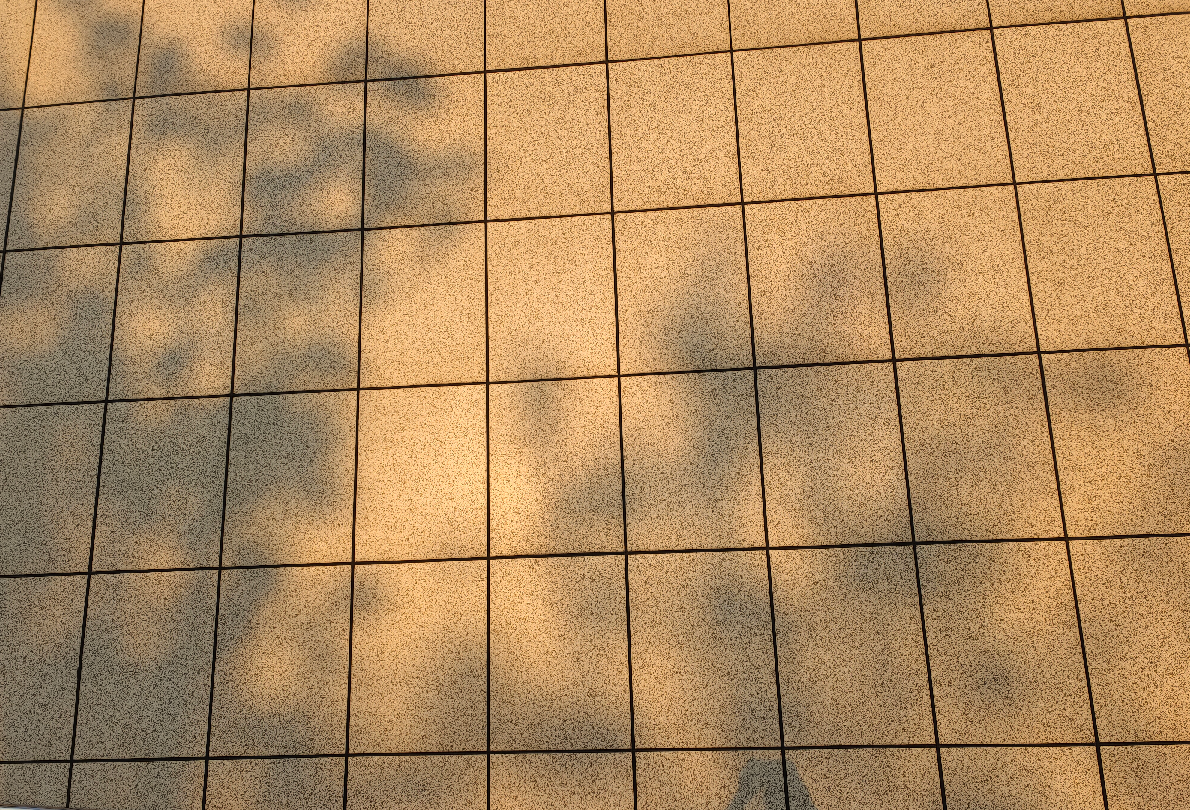
#> input picture hw2/3/30.png, 1190 x 810 px, found by its file name
$ python '去阴影.py'
#> lines starting #> are read from the running program, lines starting #| are printed output that depends on the picture; after the words box and inside, x2 and y2 are one past the last pixel; in counts of white or black regions, pixels touching at a corner belong together
#> in process_image_file, org_image is the input picture: shape (810, 1190, 3); mean B, G, R 95.4, 138.4, 174.5
import cv2 as cv
import numpy as np
from skimage import measure
from matplotlib import pyplot as plt

from typing import Tuple, List


# Applies median filtering over given point
def median_filter(img: np.ndarray, point: np.ndarray,
                  filter_size: int) -> List:
    indices = [[x, y] for x in range(point[1] - filter_size // 2, point[1] +
                                     filter_size // 2 + 1)
               for y in range(point[0] - filter_size // 2, point[0] +
                              filter_size // 2 + 1)]

    indices = list(
        filter(
            lambda x: not (x[0] < 0 or x[1] < 0 or x[0] >= img.shape[0] or x[1]
                           >= img.shape[1]), indices))

    pixel_values = [0, 0, 0]

    # Find the median of pixel values
    for channel in range(3):
        pixel_values[channel] = list(img[index[0], index[1], channel]
                                     for index in indices)
    pixel_values = list(np.median(pixel_values, axis=1))

    return pixel_values


# Applies median filtering on given contour pixels, the filter size is adjustable
def edge_median_filter(img: np.ndarray,
                       contours_list: tuple,
                       filter_size: int = 7) -> np.ndarray:
    temp_img = np.copy(img)

    for partition in contours_list:
        for point in partition:
            temp_img[point[0][1]][point[0][0]] = median_filter(
                img, point[0], filter_size)

    return cv.cvtColor(temp_img, cv.COLOR_HSV2BGR)


def display_region(org_image: np.ndarray, shadow_clear_image: np.ndarray,
                   label: int, label_region: np.ndarray,
                   contours: tuple) -> None:
    # For debugging, cut the current shadow region from the image
    reverse_mask = cv.cvtColor(cv.bitwise_not(label_region), cv.COLOR_GRAY2BGR)
    img_w_hole = org_image & reverse_mask

    temp_filter = cv.cvtColor(label_region, cv.COLOR_GRAY2BGR)
    cv.drawContours(temp_filter, contours, -1, (255, 0, 0), 3)

    fig, axes = plt.subplots(2, 2)

    ax = axes.ravel()

    plt.title(f"Shadow Region {label}")

    ax[0].imshow(cv.cvtColor(org_image, cv.COLOR_BGR2RGB))
    ax[0].set_title("Original Image")

    ax[1].imshow(cv.cvtColor(temp_filter, cv.COLOR_BGR2RGB))
    ax[1].set_title("Shadow Region")

    ax[2].imshow(cv.cvtColor(img_w_hole, cv.COLOR_BGR2RGB))
    ax[2].set_title("Shadow Region Cut")

    ax[3].imshow(cv.cvtColor(shadow_clear_image, cv.COLOR_BGR2RGB))
    ax[3].set_title("Corrected Image")

    plt.tight_layout()
    plt.show()


# [26 lines left out: function correct_region_lab, not called in this run]


def correct_region_bgr(org_img: np.ndarray, shadow_clear_img: np.ndarray,
                       shadow_indices: np.ndarray,
                       non_shadow_indices: np.ndarray) -> np.ndarray:
    # Calculate average BGR values in current shadow region and non-shadow areas
    shadow_average_bgr = np.mean(org_img[shadow_indices[0],
                                         shadow_indices[1], :],
                                 axis=0)

    # Get the average BGR from border areas
    border_average_bgr = np.mean(org_img[non_shadow_indices[0],
                                         non_shadow_indices[1], :],
                                 axis=0)
    bgr_ratio = border_average_bgr / shadow_average_bgr

    # Adjust BGR
    shadow_clear_img[shadow_indices[0], shadow_indices[1]] = np.uint8(
        shadow_clear_img[shadow_indices[0], shadow_indices[1]] * bgr_ratio)

    return shadow_clear_img


def process_regions(org_image: np.ndarray, mask: np.ndarray,
                    lab_adjustment: bool, shadow_dilation_kernel_size: int,
                    shadow_dilation_iteration: int, shadow_size_threshold: int,
                    verbose: bool) -> np.ndarray:
    lab_img = cv.cvtColor(org_image, cv.COLOR_BGR2LAB)
    shadow_clear_img = np.copy(
        org_image)  # Used for constructing corrected image

    # We need connected components
    # Initialize the labels of the blobs in our binary image
    labels = measure.label(mask)

    non_shadow_kernel_size = (shadow_dilation_kernel_size,
                              shadow_dilation_kernel_size)
    non_shadow_kernel = cv.getStructuringElement(cv.MORPH_ELLIPSE,
                                                 non_shadow_kernel_size)

    CHANNEL_MAX = 255

    # Now, we will iterate over each label's pixels
    for label in np.unique(labels):
        if not label == 0:
            temp_filter = np.zeros(mask.shape, dtype="uint8")
            temp_filter[labels == label] = CHANNEL_MAX

            # Only consider blobs with size above threshold
            if cv.countNonZero(temp_filter) >= shadow_size_threshold:
                shadow_indices = np.where(temp_filter == CHANNEL_MAX)

                non_shadow_temp_filter = cv.dilate(
                    temp_filter,
                    non_shadow_kernel,
                    iterations=shadow_dilation_iteration)

                # Get the new set of indices and remove shadow indices from them
                non_shadow_temp_filter = cv.bitwise_xor(
                    non_shadow_temp_filter, temp_filter)
                non_shadow_indices = np.where(
                    non_shadow_temp_filter == CHANNEL_MAX)

                # Contours are used for extracting the edges of the current shadow region
                contours, hierarchy = cv.findContours(temp_filter,
                                                      cv.RETR_TREE,
                                                      cv.CHAIN_APPROX_SIMPLE)

                if lab_adjustment:
                    shadow_clear_img = correct_region_lab(
                        lab_img, shadow_clear_img, shadow_indices,
                        non_shadow_indices)
                else:
                    shadow_clear_img = correct_region_bgr(
                        org_image, shadow_clear_img, shadow_indices,
                        non_shadow_indices)

                # Then apply median filtering over edges to smooth them
                # At least on the images I tried, this doesn't work as intended.
                # It is possible that this is the result of using a high frequency image only

                # Image is converted to HSV before filtering, as BGR components of the image
                # is more interconnected, therefore filtering each channel independently wouldn't be correct
                shadow_clear_img = edge_median_filter(
                    cv.cvtColor(shadow_clear_img, cv.COLOR_BGR2HSV), contours)
                if verbose:
                    display_region(org_image, shadow_clear_img, label,
                                   temp_filter, contours)

    return shadow_clear_img


def calculate_mask(org_image: np.ndarray,
                   region_adjustment_kernel_size: int) -> np.ndarray:
#> called with region_adjustment_kernel_size = 10
    lab_img = cv.cvtColor(org_image, cv.COLOR_BGR2LAB)
#> lab_img: shape (810, 1190, 3); mean of channels 0, 1, 2 151.8, 136.1, 155.9

    # Calculate the mean values of A and B across all pixels
    means = [np.mean(lab_img[:, :, i]) for i in range(3)]
#> means = [151.8, 136.1, 155.9]
    thresholds = [means[i] - (np.std(lab_img[:, :, i]) / 3) for i in range(3)]
#> thresholds = [135.9, 134.8, 152.8]

    # If mean is below 256 (which is I think the max value for a channel)
    channel_max = 256

    # Apply threshold using only L
    if sum(means[1:]) <= channel_max:
        mask = cv.inRange(lab_img, (0, 0, 0),
                          (thresholds[0], channel_max, channel_max))
    else:  # Else, also consider B channel
        mask = cv.inRange(lab_img, (0, 0, 0),
                          (thresholds[0], channel_max, thresholds[2]))
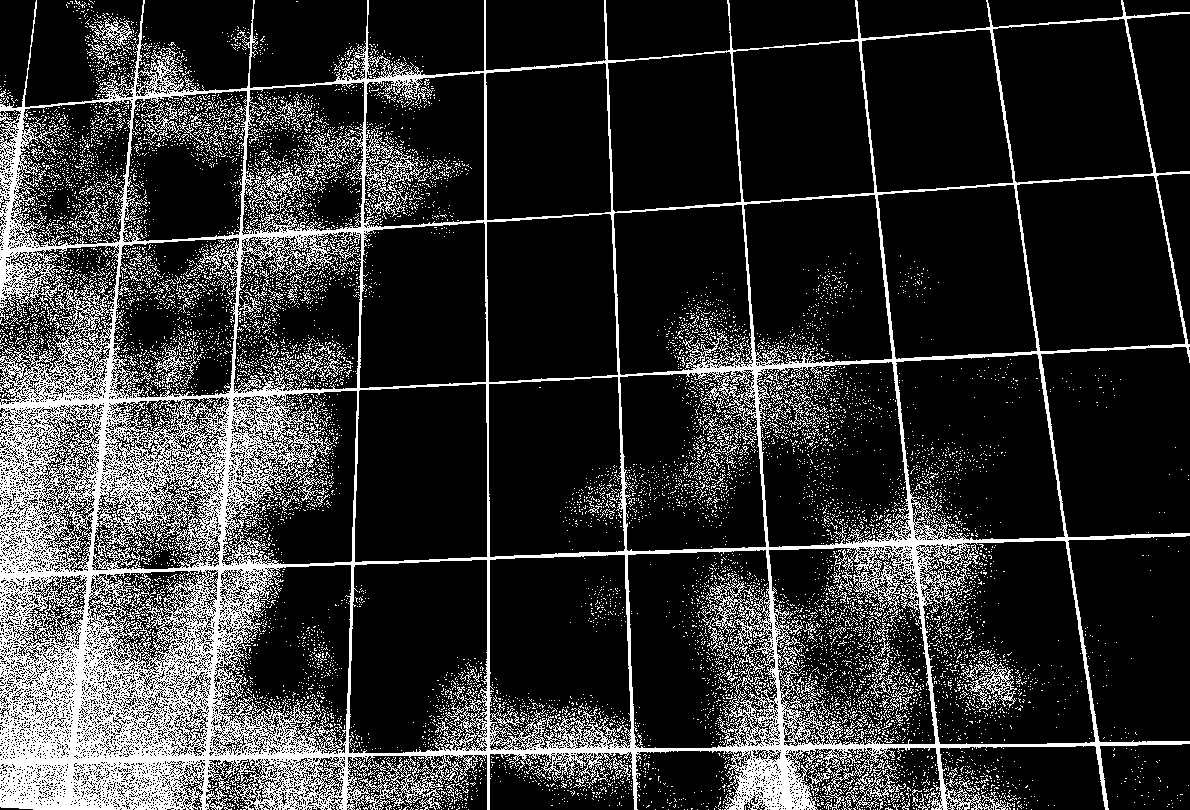
#> mask: shape (810, 1190); 19.8% white in thin lines or dots

    kernel_size = (region_adjustment_kernel_size,
                   region_adjustment_kernel_size)
    kernel = cv.getStructuringElement(cv.MORPH_ELLIPSE, kernel_size)
    cv.morphologyEx(mask, cv.MORPH_CLOSE, kernel, mask)
#> mask: shape (810, 1190); 43.1% white; 43 white regions (32 under 20 px), largest, box (x1, y1, x2, y2) and area: (0, 0, 1190, 810) 414056, (898, 262, 929, 297) 494, (1124, 761, 1145, 783) 145
    cv.morphologyEx(mask, cv.MORPH_OPEN, kernel, mask)
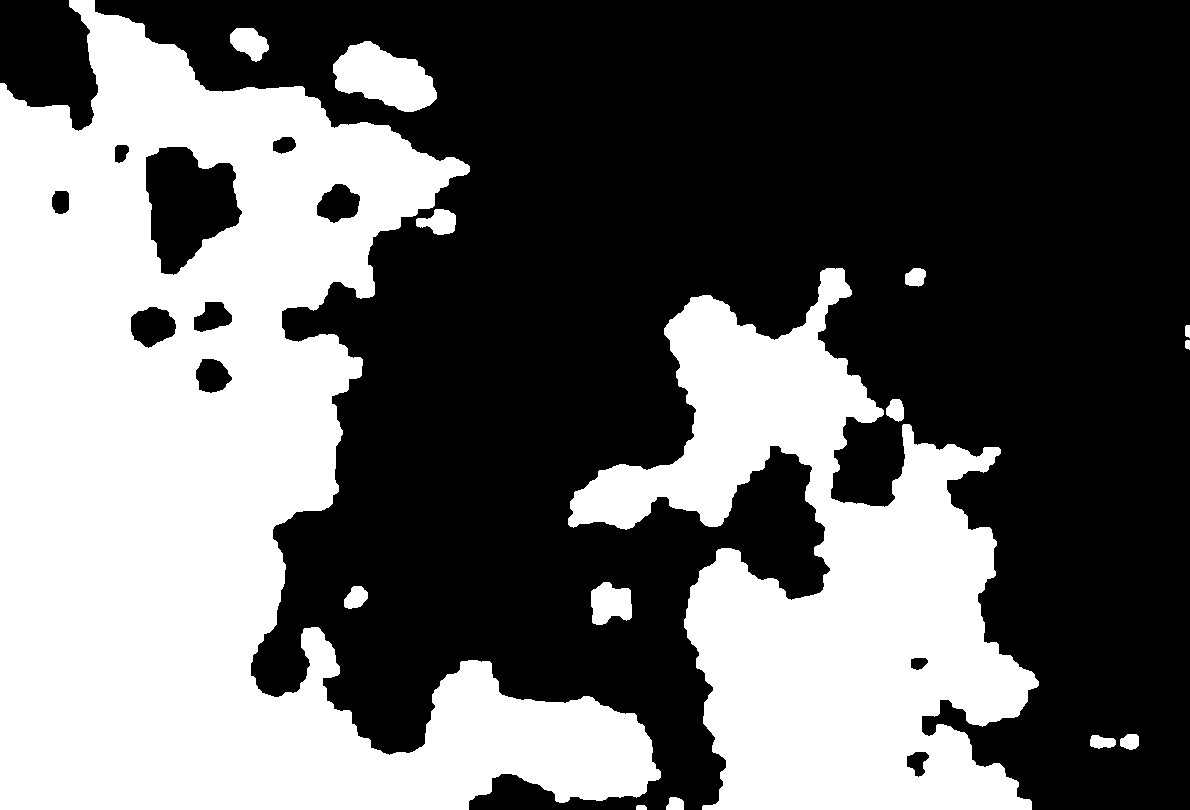
#> mask: shape (810, 1190); 40.6% white; 15 white regions, largest, box (x1, y1, x2, y2) and area: (0, 0, 661, 810) 263554, (568, 268, 1039, 810) 118737, (333, 41, 437, 112) 4682

    return mask


def remove_shadows(org_image: np.ndarray, lab_adjustment: bool,
                   region_adjustment_kernel_size: int,
                   shadow_dilation_iteration: int,
                   shadow_dilation_kernel_size: int,
                   shadow_size_threshold: int,
                   verbose: bool) -> Tuple[np.ndarray, np.ndarray]:
    mask = calculate_mask(org_image, region_adjustment_kernel_size)

    shadow_clear_img = process_regions(org_image, mask, lab_adjustment,
                                       shadow_dilation_kernel_size,
                                       shadow_dilation_iteration,
                                       shadow_size_threshold, verbose)
#> in process_regions, `labels = measure.label(mask)`:
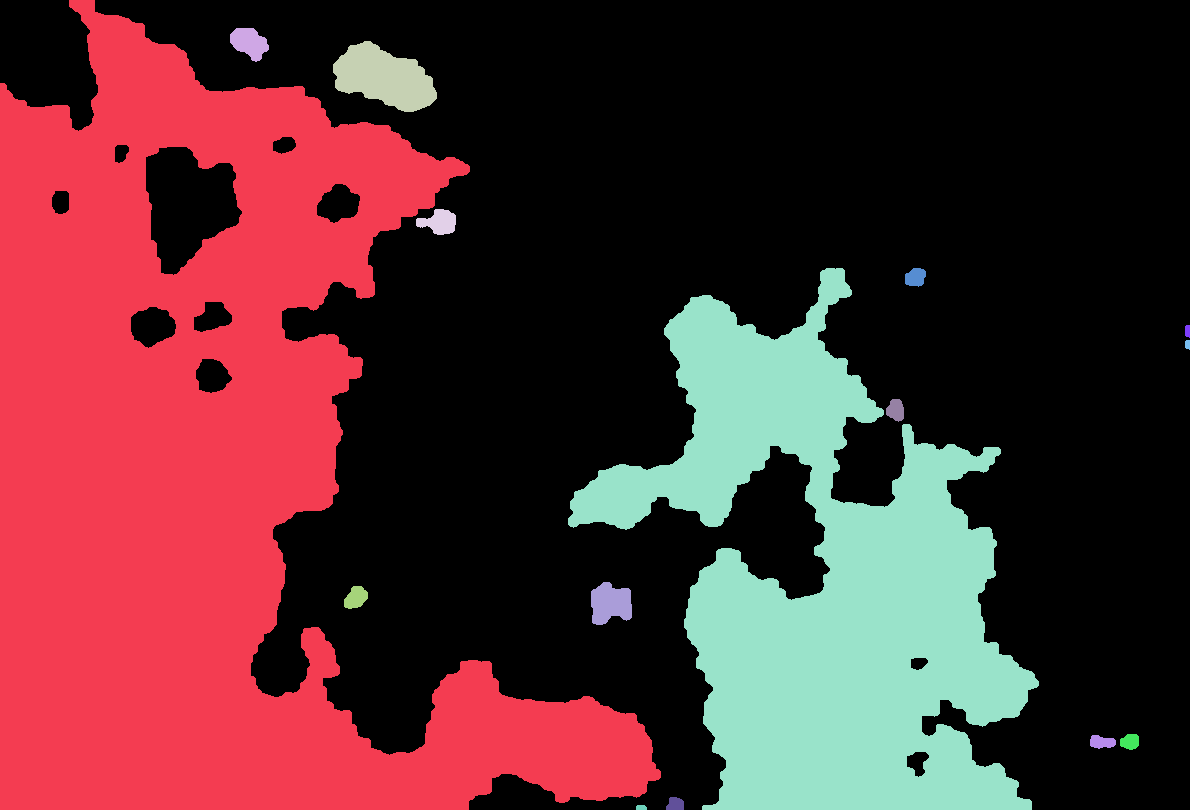
#> labels: shape (810, 1190) int64; 16 distinct labels, from 0 to 15; one colour per label, 0 black
#> the loop in process_regions, `for label in np.unique(labels):` made 16 passes

    mask = cv.cvtColor(mask, cv.COLOR_GRAY2RGB)

    return shadow_clear_img, mask


def process_image_file(
        img_name,
        save=False,
        lab_adjustment=False,
        region_adjustment_kernel_size=10,
        shadow_dilation_kernel_size=5,
        shadow_dilation_iteration=3,
        shadow_size_threshold=2500,
        verbose=False) -> Tuple[np.ndarray, np.ndarray, np.ndarray]:
    org_image = cv.imread(img_name)
    print("Read the image {}".format(img_name))

    shadow_clear, mask = remove_shadows(org_image,
                                        lab_adjustment,
                                        region_adjustment_kernel_size,
                                        shadow_dilation_iteration,
                                        shadow_dilation_kernel_size,
                                        shadow_size_threshold,
                                        verbose=verbose)

    _, axes = plt.subplots(1, 3)
    ax = axes.ravel()

    plt.title("Final Results")

    ax[0].imshow(cv.cvtColor(org_image, cv.COLOR_BGR2RGB))
    ax[0].set_title("Original Image")

    ax[1].imshow(cv.cvtColor(mask, cv.COLOR_BGR2RGB))
    ax[1].set_title("Shadow Regions")

    ax[2].imshow(cv.cvtColor(shadow_clear, cv.COLOR_BGR2RGB))
    ax[2].set_title("Corrected Image")

    plt.tight_layout()
    plt.show()
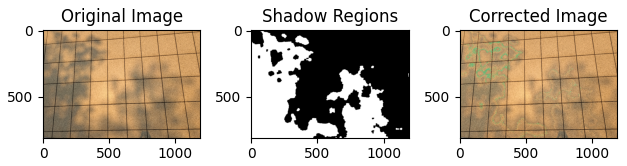
#> figure drawn by matplotlib, 3 panels

    if save:
        f_name = img_name[:img_name.index(".")] + "_shadowClear" + img_name[
            img_name.index("."):]
        cv.imwrite(f_name, shadow_clear)
        print("Saved result as " + f_name)

    return org_image, mask, shadow_clear


image_path = "hw2\\3\\30.png"

org_image, mask, image_clear = process_image_file(image_path,
                                                  save=True,
                                                  verbose=True)

$ run again, with hw2/3/26.jpg saved as hw2/3/30.png
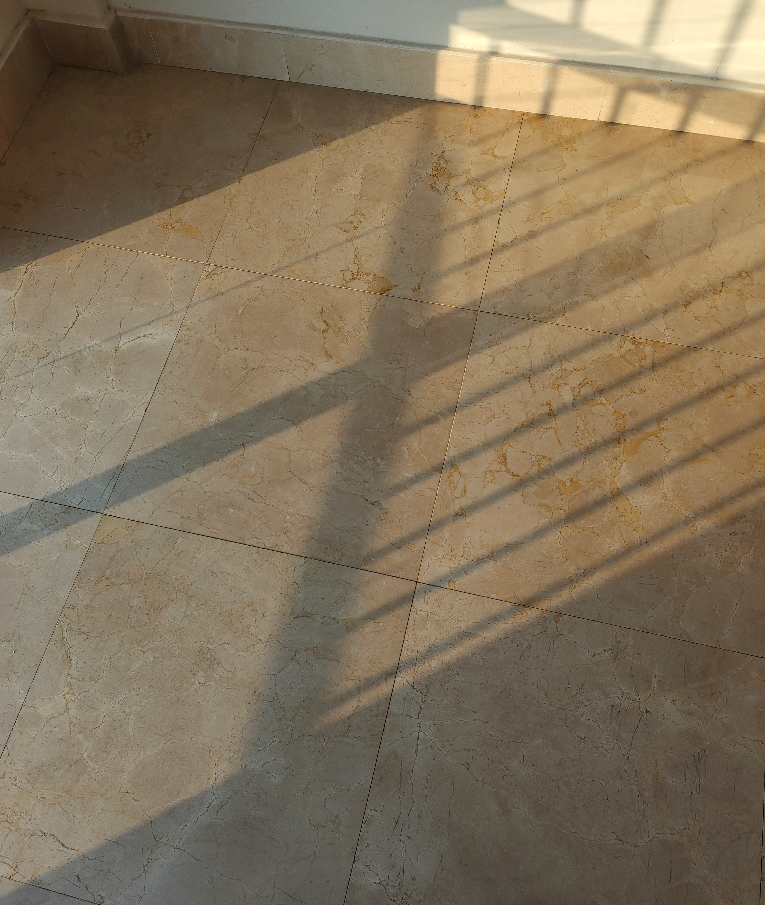
#> input picture hw2/3/26.jpg, 765 x 905 px, found by its file name
#> in process_image_file, org_image is the input picture: shape (905, 765, 3); mean B, G, R 91.4, 115.3, 131.3
#> lab_img: shape (905, 765, 3); mean of channels 0, 1, 2 125.3, 130.5, 143.4
#> means = [125.3, 130.5, 143.4]
#> thresholds = [113.7, 129.6, 140.9]
#> in process_regions, `labels = measure.label(mask)`:
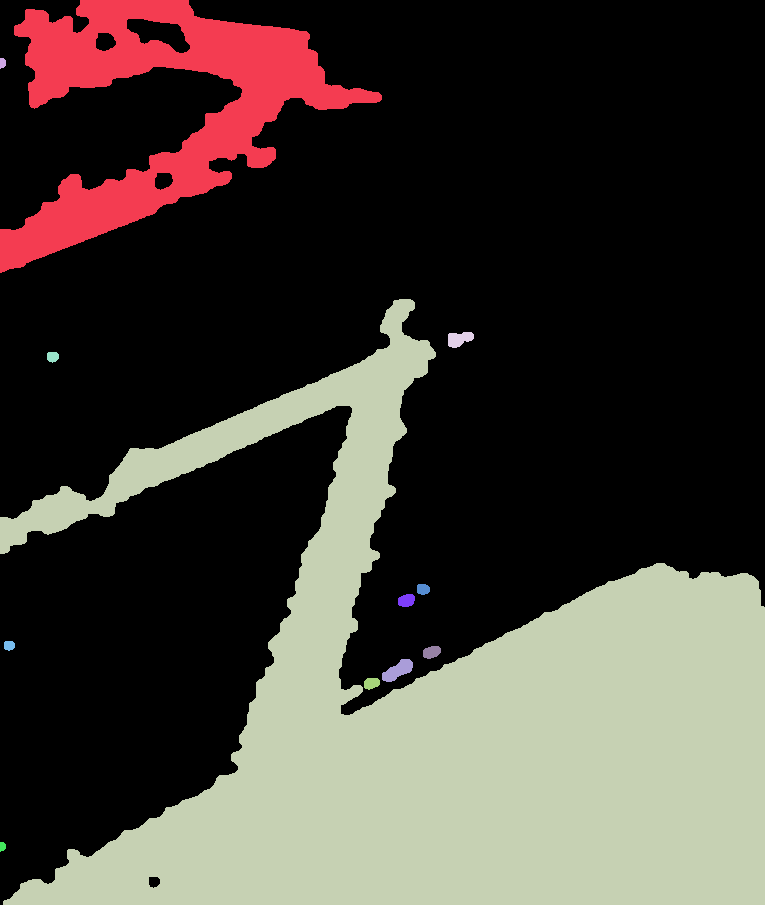
#> labels: shape (905, 765) int64; 13 distinct labels, from 0 to 12; one colour per label, 0 black
#> the loop in process_regions, `for label in np.unique(labels):` made 13 passes
#> in process_image_file, `plt.show()`:
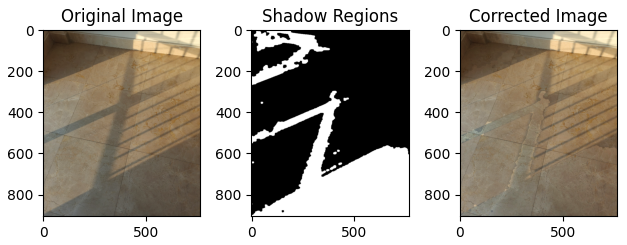
#> figure drawn by matplotlib, 3 panels
